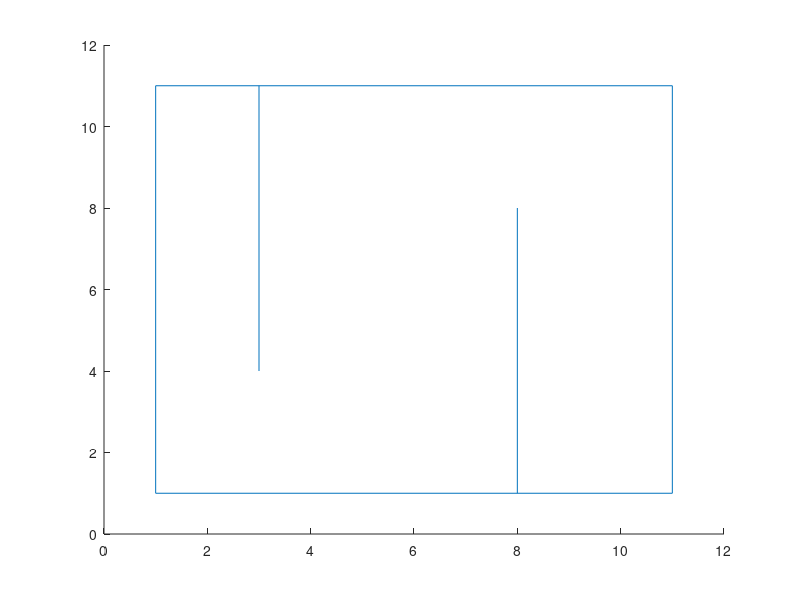

Write the MATLAB code that produced this figure. (Note: this script raises an error after producing the figure.)
clear all


figure; hold on
axis([0,12,0,12])
x=[1,1,11,11,1];
y=[1,11,11,1,1];
l1=line(x,y);

x=[3,3];
y=[11,4];
l2=line(x,y);

x=[8,8];
y=[1,8];
l3=line(x,y);

sample_points_x = -100*ones(1,5000);
sample_points_y = -100*ones(1,5000);

sample_points_x(1) = 2;
sample_points_y(1) = 10;

for i=2:5000
    x_sample = 1+10*rand();
    y_sample = 1+10*rand();
    d=100*ones(1,5000);

    for j=1:5000
        d(j) = euclidean([sample_points_x(j), sample_points_y(j)], [x_sample, y_sample]);
    end
    

    
    [val, idx] = min(d);
    x_from = sample_points_x(idx);
    y_from = sample_points_y(idx);
    
    mag = val;
   
    x_dir = (x_sample - x_from)/mag;
    y_dir = (y_sample - y_from)/mag;
    
    point_a = [x_from, x_from+0.15*x_dir];
    point_b = [y_from, y_from+0.15*y_dir];
    
    if (point_a(1)<=3 && point_a(2)>=3 && point_b(1) >=4 && point_b(2) >=4) || (point_a(1)>=3 && point_a(2)<=3 && point_b(1) >=4 && point_b(2) >=4)
        disp(1);
    elseif (point_a(1)<=8 && point_a(2)>=8 && point_b(1) <=8 && point_b(2) <=8) || (point_a(1)>=8 && point_a(2)<=8 && point_b(1) <=8 && point_b(2) <=8)
        disp(2);
    else
        sample_points_x(i) = point_a(2);
        sample_points_y(i) = point_b(2);
    
        line(point_a, point_b)

        pause(0.01);
    end
    
    
end

function dist = euclidean(a,b)
    value = (a(1)-b(1))^2 + (a(2)-b(2))^2;
    dist = sqrt(value);
end